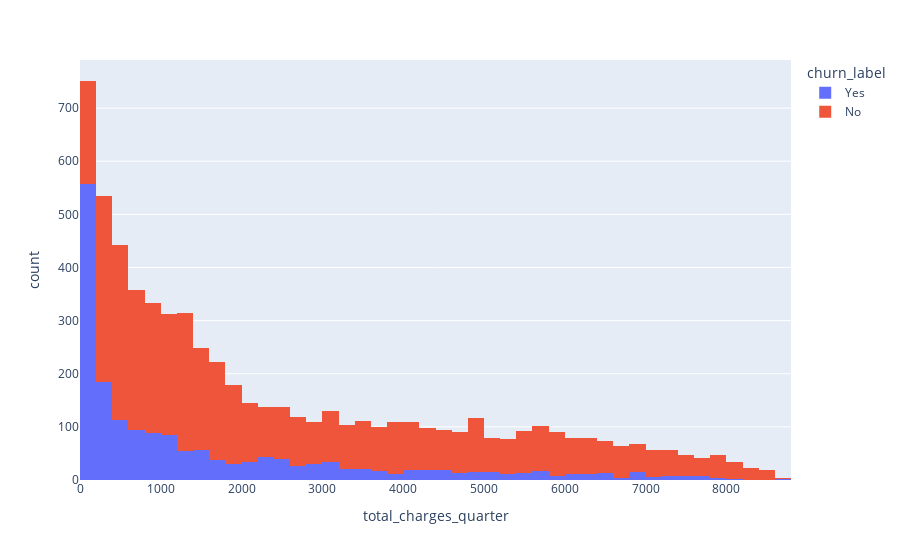

The code cell stored with this chart in its notebook:
### Code cell
viz_df = train_df
fig = px.histogram(viz_df,
                   x='total_charges_quarter',
                   color='churn_label'
                  )
fig.show()

### Figure 1 — Plotly figure (JSON) as saved in the notebook; plotly's stock layout.template omitted (floating-point values rounded to 4 significant figures; data arrays with more than 128 entries replaced by an {"elided": "..."} marker saying what was removed)
{"data": [{"alignmentgroup": "True", "bingroup": "x", "hovertemplate": "churn_label=Yes<br>total_charges_quarter=%{x}<br>count=%{y}<extra></extra>", "legendgroup": "Yes", "marker": {"color": "#636efa", "pattern": {"shape": ""}}, "name": "Yes", "offsetgroup": "Yes", "orientation": "v", "showlegend": true, "type": "histogram", "x": {"elided": "1817 float values"}, "xaxis": "x", "yaxis": "y"}, {"alignmentgroup": "True", "bingroup": "x", "hovertemplate": "churn_label=No<br>total_charges_quarter=%{x}<br>count=%{y}<extra></extra>", "legendgroup": "No", "marker": {"color": "#EF553B", "pattern": {"shape": ""}}, "name": "No", "offsetgroup": "No", "orientation": "v", "showlegend": true, "type": "histogram", "x": {"elided": "4720 float values"}, "xaxis": "x", "yaxis": "y"}], "layout": {"barmode": "relative", "legend": {"title": {"text": "churn_label"}, "tracegroupgap": 0}, "margin": {"t": 60}, "xaxis": {"anchor": "y", "domain": [0, 1], "title": {"text": "total_charges_quarter"}}, "yaxis": {"anchor": "x", "domain": [0, 1], "title": {"text": "count"}}}}
